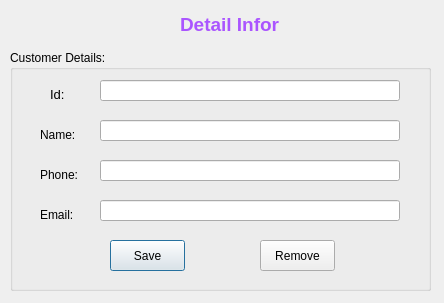
<?xml version="1.0" encoding="UTF-8"?>
<ui version="4.0">
 <class>Dialog</class>
 <widget class="QDialog" name="Dialog">
  <property name="geometry">
   <rect>
    <x>0</x>
    <y>0</y>
    <width>444</width>
    <height>303</height>
   </rect>
  </property>
  <property name="windowTitle">
   <string>Dialog</string>
  </property>
  <widget class="QGroupBox" name="groupBox">
   <property name="geometry">
    <rect>
     <x>10</x>
     <y>50</y>
     <width>421</width>
     <height>241</height>
    </rect>
   </property>
   <property name="title">
    <string>Customer Details:</string>
   </property>
   <widget class="QLabel" name="labelID">
    <property name="geometry">
     <rect>
      <x>40</x>
      <y>30</y>
      <width>60</width>
      <height>30</height>
     </rect>
    </property>
    <property name="text">
     <string>&lt;html&gt;&lt;head/&gt;&lt;body&gt;&lt;p&gt;&lt;span style=&quot; font-size:10pt;&quot;&gt;Id:&lt;/span&gt;&lt;/p&gt;&lt;/body&gt;&lt;/html&gt;</string>
    </property>
   </widget>
   <widget class="QLineEdit" name="lineEditName">
    <property name="geometry">
     <rect>
      <x>90</x>
      <y>30</y>
      <width>300</width>
      <height>21</height>
     </rect>
    </property>
   </widget>
   <widget class="QLabel" name="labelName">
    <property name="geometry">
     <rect>
      <x>30</x>
      <y>70</y>
      <width>60</width>
      <height>30</height>
     </rect>
    </property>
    <property name="text">
     <string>Name:</string>
    </property>
   </widget>
   <widget class="QLineEdit" name="lineEditID">
    <property name="geometry">
     <rect>
      <x>90</x>
      <y>70</y>
      <width>300</width>
      <height>21</height>
     </rect>
    </property>
   </widget>
   <widget class="QLineEdit" name="lineEditPhone">
    <property name="geometry">
     <rect>
      <x>90</x>
      <y>110</y>
      <width>300</width>
      <height>21</height>
     </rect>
    </property>
   </widget>
   <widget class="QLabel" name="labelPhone">
    <property name="geometry">
     <rect>
      <x>30</x>
      <y>110</y>
      <width>60</width>
      <height>30</height>
     </rect>
    </property>
    <property name="text">
     <string>Phone:</string>
    </property>
   </widget>
   <widget class="QLineEdit" name="lineEditEmail">
    <property name="geometry">
     <rect>
      <x>90</x>
      <y>150</y>
      <width>300</width>
      <height>21</height>
     </rect>
    </property>
   </widget>
   <widget class="QLabel" name="labelEmail">
    <property name="geometry">
     <rect>
      <x>30</x>
      <y>150</y>
      <width>60</width>
      <height>30</height>
     </rect>
    </property>
    <property name="text">
     <string>Email:</string>
    </property>
   </widget>
   <widget class="QPushButton" name="pushButton">
    <property name="geometry">
     <rect>
      <x>100</x>
      <y>190</y>
      <width>75</width>
      <height>31</height>
     </rect>
    </property>
    <property name="text">
     <string>Save</string>
    </property>
   </widget>
   <widget class="QPushButton" name="pushButton_2">
    <property name="geometry">
     <rect>
      <x>250</x>
      <y>190</y>
      <width>75</width>
      <height>31</height>
     </rect>
    </property>
    <property name="text">
     <string>Remove</string>
    </property>
   </widget>
  </widget>
  <widget class="QLabel" name="labelTitle">
   <property name="geometry">
    <rect>
     <x>180</x>
     <y>10</y>
     <width>120</width>
     <height>30</height>
    </rect>
   </property>
   <property name="text">
    <string>&lt;html&gt;&lt;head/&gt;&lt;body&gt;&lt;p&gt;&lt;span style=&quot; font-size:14pt; font-weight:700; color:#aa55ff;&quot;&gt;Detail Infor&lt;/span&gt;&lt;/p&gt;&lt;/body&gt;&lt;/html&gt;</string>
   </property>
  </widget>
 </widget>
 <resources/>
 <connections/>
</ui>
